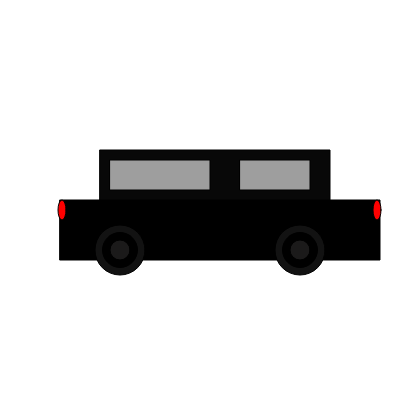
Frame 1 (no input)
Frame 60 (no input): identical to frame 1, image omitted
Frame 120 (the mouse pressed at the canvas centre since frame 60): identical to frame 1, image omitted

The p5.js sketch that drew this single still picture (run headless with seeded random() and noise() and a simulated clock; from frame 60 on, the mouse is pressed at the canvas centre):

// p5.js sketch
// ── sketch.js
function setup() {
  createCanvas(400, 400); // size of canvas (x,y)
}

function draw() {
  background(255);
  
  // Draw the body of the car
  fill("#000000");
  rect(60, 200, 320, 60);
  fill("#080808");
  rect(100, 150, 230, 50);
  
  // Draw windows
  fill("#9E9E9E");
  rect(110, 160, 100, 30);
  rect(240, 160, 70, 30);
  
  // Draw wheels
  fill("#121212");
  ellipse(120, 250, 50, 50); // back wheel
  ellipse(300, 250, 50, 50); // front wheel 
  
  // Draw headlights
  fill("#FF0000");
  ellipse(377, 210, 8, 20, 10); // front
  ellipse(62, 210, 8, 20, 10); // back
  
  
  fill("#000000")
  ellipse(120, 250, 35, 35); // back wheel
  ellipse(300, 250, 35, 35); // front wheel 
  
  fill("#1B1A1A")
  ellipse(120, 250, 20, 20); // back wheel
  ellipse(300, 250, 20, 20); // front wheel 
  
}
